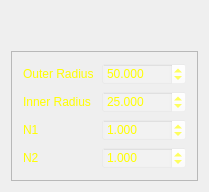
<?xml version="1.0" encoding="UTF-8"?>
<ui version="4.0">
 <class>SuperToroidEditor</class>
 <widget class="QWidget" name="SuperToroidEditor">
  <property name="geometry">
   <rect>
    <x>0</x>
    <y>0</y>
    <width>209</width>
    <height>192</height>
   </rect>
  </property>
  <property name="windowTitle">
   <string>Super Toroid Editor</string>
  </property>
  <layout class="QGridLayout" name="gridLayout_2">
   <item row="0" column="0">
    <layout class="QVBoxLayout" name="verticalLayout">
     <item>
      <spacer name="verticalSpacer">
       <property name="orientation">
        <enum>Qt::Vertical</enum>
       </property>
       <property name="sizeHint" stdset="0">
        <size>
         <width>20</width>
         <height>40</height>
        </size>
       </property>
      </spacer>
     </item>
     <item>
      <widget class="QFrame" name="frame">
       <property name="frameShape">
        <enum>QFrame::StyledPanel</enum>
       </property>
       <property name="frameShadow">
        <enum>QFrame::Raised</enum>
       </property>
       <layout class="QGridLayout" name="gridLayout">
        <item row="0" column="0">
         <widget class="QLabel" name="label_4">
          <property name="styleSheet">
           <string notr="true">color: rgb(255, 255, 0);</string>
          </property>
          <property name="text">
           <string>Outer Radius</string>
          </property>
         </widget>
        </item>
        <item row="0" column="1">
         <widget class="QDoubleSpinBox" name="doubleSpinBoxOutRad">
          <property name="styleSheet">
           <string notr="true">background-color: rgba(255, 255, 255, 10%);
color: rgb(255, 255, 0);</string>
          </property>
          <property name="decimals">
           <number>3</number>
          </property>
          <property name="minimum">
           <double>0.001000000000000</double>
          </property>
          <property name="maximum">
           <double>99999.000000000000000</double>
          </property>
          <property name="singleStep">
           <double>0.100000000000000</double>
          </property>
          <property name="value">
           <double>50.000000000000000</double>
          </property>
         </widget>
        </item>
        <item row="1" column="0">
         <widget class="QLabel" name="label_3">
          <property name="styleSheet">
           <string notr="true">color: rgb(255, 255, 0);</string>
          </property>
          <property name="text">
           <string>Inner Radius</string>
          </property>
         </widget>
        </item>
        <item row="1" column="1">
         <widget class="QDoubleSpinBox" name="doubleSpinBoxInnRad">
          <property name="styleSheet">
           <string notr="true">background-color: rgba(255, 255, 255, 10%);
color: rgb(255, 255, 0);</string>
          </property>
          <property name="decimals">
           <number>3</number>
          </property>
          <property name="minimum">
           <double>0.001000000000000</double>
          </property>
          <property name="maximum">
           <double>99999.000000000000000</double>
          </property>
          <property name="singleStep">
           <double>0.100000000000000</double>
          </property>
          <property name="value">
           <double>25.000000000000000</double>
          </property>
         </widget>
        </item>
        <item row="2" column="0">
         <widget class="QLabel" name="label">
          <property name="styleSheet">
           <string notr="true">color: rgb(255, 255, 0);</string>
          </property>
          <property name="text">
           <string>N1</string>
          </property>
         </widget>
        </item>
        <item row="2" column="1">
         <widget class="QDoubleSpinBox" name="doubleSpinBoxN1">
          <property name="styleSheet">
           <string notr="true">background-color: rgba(255, 255, 255, 10%);
color: rgb(255, 255, 0);</string>
          </property>
          <property name="decimals">
           <number>3</number>
          </property>
          <property name="minimum">
           <double>0.001000000000000</double>
          </property>
          <property name="maximum">
           <double>15.000000000000000</double>
          </property>
          <property name="singleStep">
           <double>0.100000000000000</double>
          </property>
          <property name="value">
           <double>1.000000000000000</double>
          </property>
         </widget>
        </item>
        <item row="3" column="0">
         <widget class="QLabel" name="label_2">
          <property name="styleSheet">
           <string notr="true">color: rgb(255, 255, 0);</string>
          </property>
          <property name="text">
           <string>N2</string>
          </property>
         </widget>
        </item>
        <item row="3" column="1">
         <widget class="QDoubleSpinBox" name="doubleSpinBoxN2">
          <property name="styleSheet">
           <string notr="true">background-color: rgba(255, 255, 255, 10%);
color: rgb(255, 255, 0);</string>
          </property>
          <property name="decimals">
           <number>3</number>
          </property>
          <property name="minimum">
           <double>0.001000000000000</double>
          </property>
          <property name="maximum">
           <double>15.000000000000000</double>
          </property>
          <property name="singleStep">
           <double>0.100000000000000</double>
          </property>
          <property name="value">
           <double>1.000000000000000</double>
          </property>
         </widget>
        </item>
       </layout>
      </widget>
     </item>
    </layout>
   </item>
  </layout>
 </widget>
 <layoutdefault spacing="6" margin="11"/>
 <resources/>
 <connections/>
</ui>
